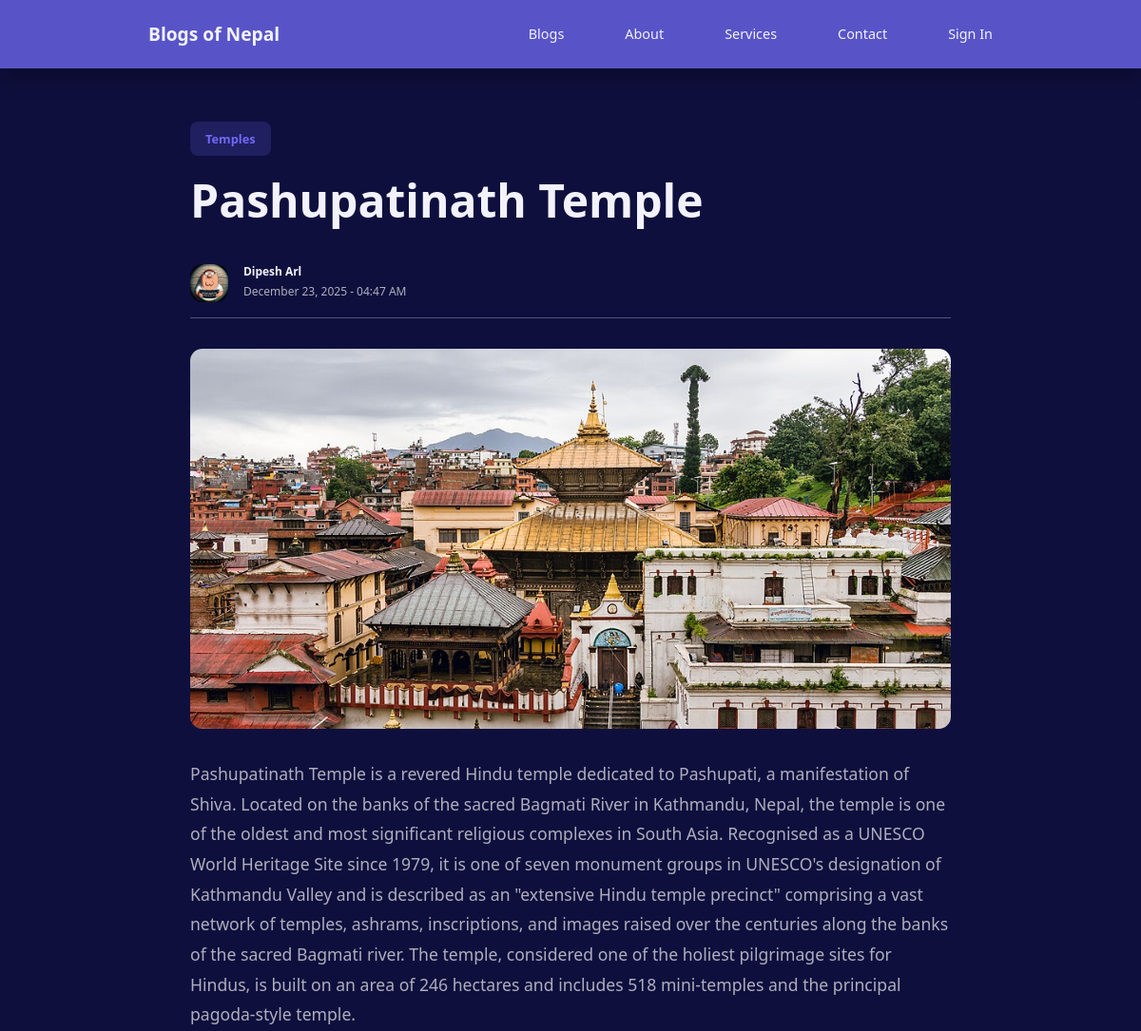
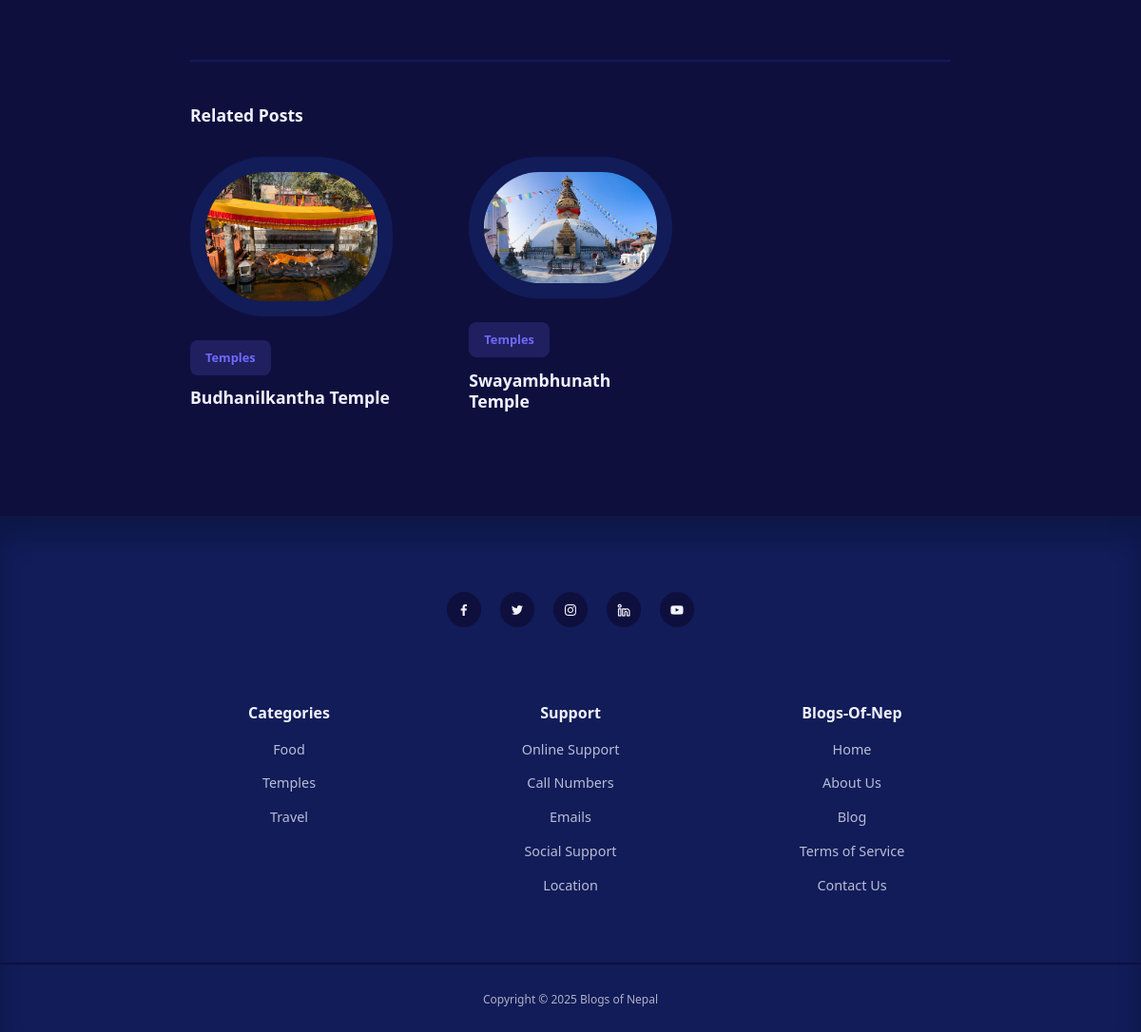
The page /post.php?id=1 on the database its author committed (2 pictures, top to bottom).
### tables this page shows
CREATE TABLE posts (
    id INT AUTO_INCREMENT PRIMARY KEY,
    title VARCHAR(255) NOT NULL,
    content TEXT NOT NULL,
    category_id INT NOT NULL,
    author_id INT NOT NULL,
    image VARCHAR(255),
    is_featured BOOLEAN DEFAULT FALSE,
    created_at TIMESTAMP DEFAULT CURRENT_TIMESTAMP,
    updated_at TIMESTAMP DEFAULT CURRENT_TIMESTAMP ON UPDATE CURRENT_TIMESTAMP,
    FOREIGN KEY (category_id) REFERENCES categories(id) ON DELETE CASCADE,
    FOREIGN KEY (author_id) REFERENCES users(id) ON DELETE CASCADE
);

CREATE TABLE categories (
    id INT AUTO_INCREMENT PRIMARY KEY,
    name VARCHAR(100) NOT NULL UNIQUE,
    created_at TIMESTAMP DEFAULT CURRENT_TIMESTAMP
);

CREATE TABLE users (
    id INT AUTO_INCREMENT PRIMARY KEY,
    username VARCHAR(50) NOT NULL UNIQUE,
    email VARCHAR(100) NOT NULL UNIQUE,
    password VARCHAR(255) NOT NULL,
    full_name VARCHAR(100) NOT NULL,
    role ENUM('user', 'admin') DEFAULT 'user',
    profile_image VARCHAR(255) DEFAULT 'default-avatar.jpg',
    created_at TIMESTAMP DEFAULT CURRENT_TIMESTAMP
);

### includes/functions.php (called while the page is built, shortened)
<?php
function isLoggedIn() {
    return isset($_SESSION['user_id']);
}
function getPostById($conn, $id) {
    $stmt = $conn->prepare("SELECT p.*, u.full_name as author_name, u.profile_image as author_image, c.name as category_name
                           FROM posts p
                           JOIN users u ON p.author_id = u.id
                           JOIN categories c ON p.category_id = c.id
                           WHERE p.id = ?");
    $stmt->bind_param("i", $id);
    $stmt->execute();
    $result = $stmt->get_result();
    return $result->fetch_assoc();
}
function getCategories($conn) {
    $result = $conn->query("SELECT * FROM categories ORDER BY name");
    return $result->fetch_all(MYSQLI_ASSOC);
}
function formatDate($date) {
    return date('F j, Y - h:i A', strtotime($date));
}
?>

### post.php (the view, shortened to what this page needs)
<?php
require_once 'includes/functions.php';
$post_id = intval($_GET['id']);
$post = getPostById($conn, $post_id);
$relatedPosts = $conn->prepare("SELECT p.*, u.full_name as author_name, c.name as category_name
                                FROM posts p
                                JOIN users u ON p.author_id = u.id
                                JOIN categories c ON p.category_id = c.id
                                WHERE p.category_id = ? AND p.id != ?
                                ORDER BY RAND() LIMIT 3");
$relatedPosts->bind_param("ii", $post['category_id'], $post_id);
$relatedPosts->execute();
$relatedPosts = $relatedPosts->get_result();
?>
<!DOCTYPE html>
<html lang="en">
<head>
    <link rel="stylesheet" href="./style.css">
    <link rel="stylesheet" href="https://unicons.iconscout.com/release/v4.0.8/css/line.css">
</head>
<body>
    <?php include 'includes/header.php'; ?>
    <section class="single-post">
        <div class="container single-post-content">
            <a href="category.php?id=<?php echo $post['category_id']; ?>" class="category_button">
                <?php echo htmlspecialchars($post['category_name']); ?>
            </a>
            <h1><?php echo htmlspecialchars($post['title']); ?></h1>
            <div class="post-meta">
                <div class="post_author">
                    <div class="post_author_avatar">
                        <?php
                        $authorImage = 'Image/default-avatar.jpg';
                        if ($post['author_image']) {
                            if (file_exists('uploads/' . $post['author_image'])) {
                                $authorImage = 'uploads/' . htmlspecialchars($post['author_image']);
                            } elseif (file_exists('Image/' . $post['author_image'])) {
                                $authorImage = 'Image/' . htmlspecialchars($post['author_image']);
                            }
                        }
                        ?>
                        <img src="<?php echo $authorImage; ?>"
                            alt="<?php echo htmlspecialchars($post['author_name']); ?>">
                    </div>
                    <div class="post_author_info">
                        <h5><?php echo htmlspecialchars($post['author_name']); ?></h5>
                        <small><?php echo formatDate($post['created_at']); ?></small>
                    </div>
                </div>
            </div>
            <?php if ($post['image']): ?>
                <img src="uploads/<?php echo htmlspecialchars($post['image']); ?>"
                    alt="<?php echo htmlspecialchars($post['title']); ?>"
                    class="single-post-image">
            <?php endif; ?>
            <div class="post-content">
                <?php echo nl2br(htmlspecialchars($post['content'])); ?>
            </div>
            <?php if ($relatedPosts->num_rows > 0): ?>
            <div class="related-posts">
                <h3>Related Posts</h3>
                <div class="posts_container" style="margin-top: 2rem;">
                    <?php while ($related = $relatedPosts->fetch_assoc()): ?>
                    <article class="post">
                        <div class="post_thumbnail">
                            <img src="<?php echo $related['image'] ? 'uploads/' . $related['image'] : 'Image/default.jpg'; ?>"
                                alt="<?php echo htmlspecialchars($related['title']); ?>">
                        </div>
                        <div class="post_info">
                            <a href="category.php?id=<?php echo $related['category_id']; ?>" class="category_button">
                                <?php echo htmlspecialchars($related['category_name']); ?>
                            </a>
                            <h3 class="post_title">
                                <a href="post.php?id=<?php echo $related['id']; ?>">
                                    <?php echo htmlspecialchars($related['title']); ?>
                                </a>
                            </h3>
                        </div>
                    </article>
                    <?php endwhile; ?>
                </div>
            </div>
            <?php endif; ?>
        </div>
    </section>
    <?php include 'includes/footer.php'; ?>
</body>
</html>

### includes/header.php (shortened to what this page needs)
<nav>
    <div class="container nav_container">
        <a href="index.php" class="nav_logo">Blogs of Nepal</a>
        <ul class="nav_items" id="nav_items">
            <li><a href="blog.php">Blogs</a></li>
            <li><a href="about.php">About</a></li>
            <li><a href="services.php">Services</a></li>
            <li><a href="contact.php">Contact</a></li>
            <?php if (isLoggedIn()): ?>
                <li class="nav_profile">
                    <div class="avatar">
                        <?php
                        $profilePic = 'Image/default-avatar.jpg';
                        if (isset($_SESSION['profile_image'])) {
                            if (file_exists('uploads/' . $_SESSION['profile_image'])) {
                                $profilePic = 'uploads/' . $_SESSION['profile_image'];
                            } elseif (file_exists('Image/' . $_SESSION['profile_image'])) {
                                $profilePic = 'Image/' . $_SESSION['profile_image'];
                            }
                        }
                        ?>
                        <img src="<?php echo $profilePic; ?>" alt="Profile">
                    </div>
                    <ul>
                        <li><a href="profile.php">My Profile</a></li>
                        <li><a href="dashboard.php">Dashboard</a></li>
                        <?php if (isAdmin()): ?>
                            <li><a href="admin-dashboard.php">Admin Panel</a></li>
                        <?php endif; ?>
                        <li><a href="logout.php">Logout</a></li>
                    </ul>
                </li>
            <?php else: ?>
                <li><a href="signin.php">Sign In</a></li>
            <?php endif; ?>
        </ul>
    </div>
</nav>

### includes/footer.php
<footer>
    <div class="footer_socials">
        <a href="https://facebook.com/" target="_blank"><i class="uil uil-facebook-f"></i></a>
        <a href="https://twitter.com/" target="_blank"><i class="uil uil-twitter"></i></a>
        <a href="https://instagram.com/" target="_blank"><i class="uil uil-instagram"></i></a>
        <a href="https://linkedin.com/" target="_blank"><i class="uil uil-linkedin-alt"></i></a>
        <a href="https://youtube.com/" target="_blank"><i class="uil uil-youtube"></i></a>
    </div>
    <div class="container footer_container">
        <article>
            <h4>Categories</h4>
            <ul>
                <?php
                $categories = getCategories($conn);
                foreach ($categories as $category):
                ?>
                    <li><a href="category.php?id=<?php echo $category['id']; ?>">
                        <?php echo htmlspecialchars($category['name']); ?>
                    </a></li>
                <?php endforeach; ?>
            </ul>
        </article>
        <article>
            <h4>Support</h4>
            <ul>
                <li><a href="contact.php">Online Support</a></li>
                <li><a href="contact.php">Call Numbers</a></li>
                <li><a href="contact.php">Emails</a></li>
                <li><a href="#">Social Support</a></li>
                <li><a href="contact.php">Location</a></li>
            </ul>
        </article>
        <article>
            <h4>Blogs-Of-Nep</h4>
            <ul>
                <li><a href="index.php">Home</a></li>
                <li><a href="about.php">About Us</a></li>
                <li><a href="blog.php">Blog</a></li>
                <li><a href="#">Terms of Service</a></li>
                <li><a href="contact.php">Contact Us</a></li>
            </ul>
        </article>
    </div>
    <div class="footer_copyright">
        <small>Copyright &copy; <?php echo date('Y'); ?> Blogs of Nepal</small>
    </div>
</footer>

### style.css (style rules this page uses)
:root { --color-primary: #6f6af8; --color-primary-light: hsl(242, 91%, 69%, 18%); --color-primary-variant: #5854c7; --color-red: #da0f3f; --color-red-light: hsl(348, 90%, 57%, 18%); --color-green: #2ecc71; --color-green-light: hsl(145, 63%, 49%, 18%); --color-gray-900: #122060cb; --color-gray-700: #616161; --color-gray-300: rgba(242, 242, 242, 0.3); --color-gray-200: rgba(242, 242, 242, 0.7); --color-white: #f2f2fe; --color-bg: #0f0f3e; --transition: all 300ms ease; --container-width-lg: 74%; --container-width-md: 88%; --form-width: 40%; --card-border-radius-1: 0.3rem; --card-border-radius-2: 0.5rem; --card-border-radius-3: 0.8rem; --card-border-radius-4: 2rem; --card-border-radius-5: 5rem; }
* { margin: 0; padding: 0; outline: 0; border: 0; appearance: none; list-style: none; text-decoration: none; box-sizing: border-box; }
body { font-family: 'Segoe UI', Tahoma, Geneva, Verdana, sans-serif; background-color: var(--color-bg); color: var(--color-gray-200); font-size: 0.9rem; line-height: 1.6; overflow-x: hidden; }
.container { width: var(--container-width-lg); max-width: 1800px; margin-inline: auto; }
section { margin-top: 3rem; width: 100vw; }
h1, h2, h3, h4, h5, h6 { color: var(--color-white); line-height: 1.3; }
h1 { font-size: 3rem; margin: 1rem 0; }
h3 { font-size: 1.1rem; margin: 0.8rem 0; }
h4 { font-size: 1rem; }
a { color: var(--color-white); transition: var(--transition); }
img { display: block; width: 100%; object-fit: cover; }
nav { background: var(--color-primary-variant); width: 100vw; height: 4.5rem; position: fixed; top: 0; z-index: 10; box-shadow: 0 1rem 1rem rgba(0,0,0,0.2); }
.nav_container { height: 100%; display: flex; justify-content: space-between; align-items: center; }
.nav_logo { font-weight: 600; font-size: 1.2rem; }
.nav_items { display: flex; align-items: center; gap: 4rem; }
.category_button { background: var(--color-primary-light); color: var(--color-primary); display: inline-block; padding: 0.5rem 1rem; border-radius: var(--card-border-radius-2); font-weight: 600; font-size: 0.8rem; text-align: center; white-space: nowrap; flex-shrink: 0; }
.post_thumbnail { border-radius: var(--card-border-radius-5); border: 1rem solid var(--color-gray-900); overflow: hidden; margin-bottom: 1.6rem; }
.post_author { display: flex; gap: 1rem; margin-top: 1.2rem; }
.post_author_avatar { width: 2.5rem; height: 2.5rem; border-radius: var(--card-border-radius-3); overflow: hidden; }
.posts_container { display: grid; grid-template-columns: repeat(3, 1fr); gap: 5rem; margin-top: 5rem; }
footer { background: var(--color-gray-900); padding: 5rem 0 0; box-shadow: inset 0 1.5rem 1.5rem rgba(0,0,0,0.2); margin-top: 6rem; }
.footer_socials { margin-inline: auto; width: fit-content; margin-bottom: 5rem; display: flex; justify-content: space-between; align-items: center; gap: 1.2rem; }
.footer_socials a { background-color: var(--color-bg); border-radius: 50%; width: 2.3rem; height: 2.3rem; display: flex; align-items: center; justify-content: center; }
.footer_container { display: grid; grid-template-columns: repeat(3, 1fr); gap: 4rem; text-align: center; max-width: 1200px; margin: 0 auto; padding: 0 2rem; }
footer h4 { color: var(--color-white); margin-bottom: 0.6rem; }
footer ul li { padding: 0.4rem 0; }
footer ul a { opacity: 0.75; }
.footer_copyright { text-align: center; padding: 1.5rem 0; border-top: 2px solid var(--color-bg); margin-top: 4rem; }

### post.php (style rules this page uses)
.single-post { margin-top: 8rem; }
.single-post-content { max-width: 800px; margin: 0 auto; }
.single-post-image { width: 100%; height: 400px; object-fit: cover; border-radius: var(--card-border-radius-3); margin-bottom: 2rem; }
.post-meta { display: flex; justify-content: space-between; align-items: center; margin-bottom: 2rem; padding-bottom: 1rem; border-bottom: 1px solid var(--color-gray-300); }
.post-content { line-height: 1.8; font-size: 1.1rem; margin-bottom: 3rem; }
.related-posts { margin-top: 4rem; padding-top: 2rem; border-top: 2px solid var(--color-gray-900); }

### rows shown on the page
posts: category.name "Temples", title "Pashupatinath Temple", author.profile_image (placeholder picture), author.full_name "Dipesh Arl", created_at "December 23, 2025 - 04:47 AM", image (picture), content "Pashupatinath Temple is a revered Hindu temple dedicated to Pashupati, a manifestation of Shiva. Located on the banks of the sacred Bagmati River in Kathmandu, Nepal, the temple is one of the oldest and most significant religious complexes in South Asia. Recognised as a UNESCO World Heritage Site since 1979, it is one of seven monument groups in UNESCO's designation of Kathmandu Valley and is described as an \"extensive Hindu temple precinct\" comprising a vast network of temples, ashrams, inscriptions, and images raised over the centuries along the banks of the sacred Bagmati river. The temple, considered one of the holiest pilgrimage sites for Hindus, is built on an area of 246 hectares and…"
posts: image (picture), category.name "Temples", title "Budhanilkantha Temple"
posts: image (picture), category.name "Temples", title "Swayambhunath Temple"
categories: name "Food"
categories: name "Temples"
categories: name "Travel"
